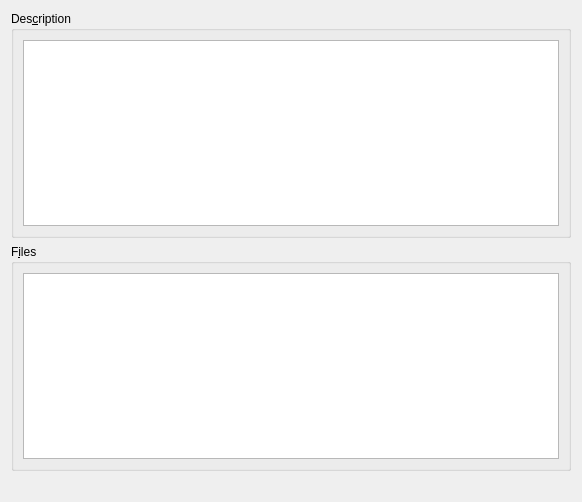
<?xml version="1.0" encoding="UTF-8"?>
<ui version="4.0">
 <class>Core::Utils::SubmitEditorWidget</class>
 <widget class="QWidget" name="Core::Utils::SubmitEditorWidget">
  <property name="geometry">
   <rect>
    <x>0</x>
    <y>0</y>
    <width>582</width>
    <height>502</height>
   </rect>
  </property>
  <property name="windowTitle">
   <string>Subversion Submit</string>
  </property>
  <layout class="QVBoxLayout">
   <item>
    <widget class="QGroupBox" name="descriptionBox">
     <property name="title">
      <string>Des&amp;cription</string>
     </property>
     <property name="flat">
      <bool>true</bool>
     </property>
     <layout class="QVBoxLayout" name="verticalLayout">
      <item>
       <widget class="QPlainTextEdit" name="description"/>
      </item>
     </layout>
    </widget>
   </item>
   <item>
    <widget class="QGroupBox" name="groupBox">
     <property name="title">
      <string>F&amp;iles</string>
     </property>
     <property name="flat">
      <bool>true</bool>
     </property>
     <layout class="QVBoxLayout" name="verticalLayout_2">
      <item>
       <widget class="QTreeView" name="fileView"/>
      </item>
     </layout>
    </widget>
   </item>
   <item>
    <layout class="QHBoxLayout" name="buttonLayout">
     <item>
      <spacer name="horizontalSpacer">
       <property name="orientation">
        <enum>Qt::Horizontal</enum>
       </property>
       <property name="sizeHint" stdset="0">
        <size>
         <width>40</width>
         <height>20</height>
        </size>
       </property>
      </spacer>
     </item>
    </layout>
   </item>
  </layout>
 </widget>
 <resources/>
 <connections/>
</ui>
